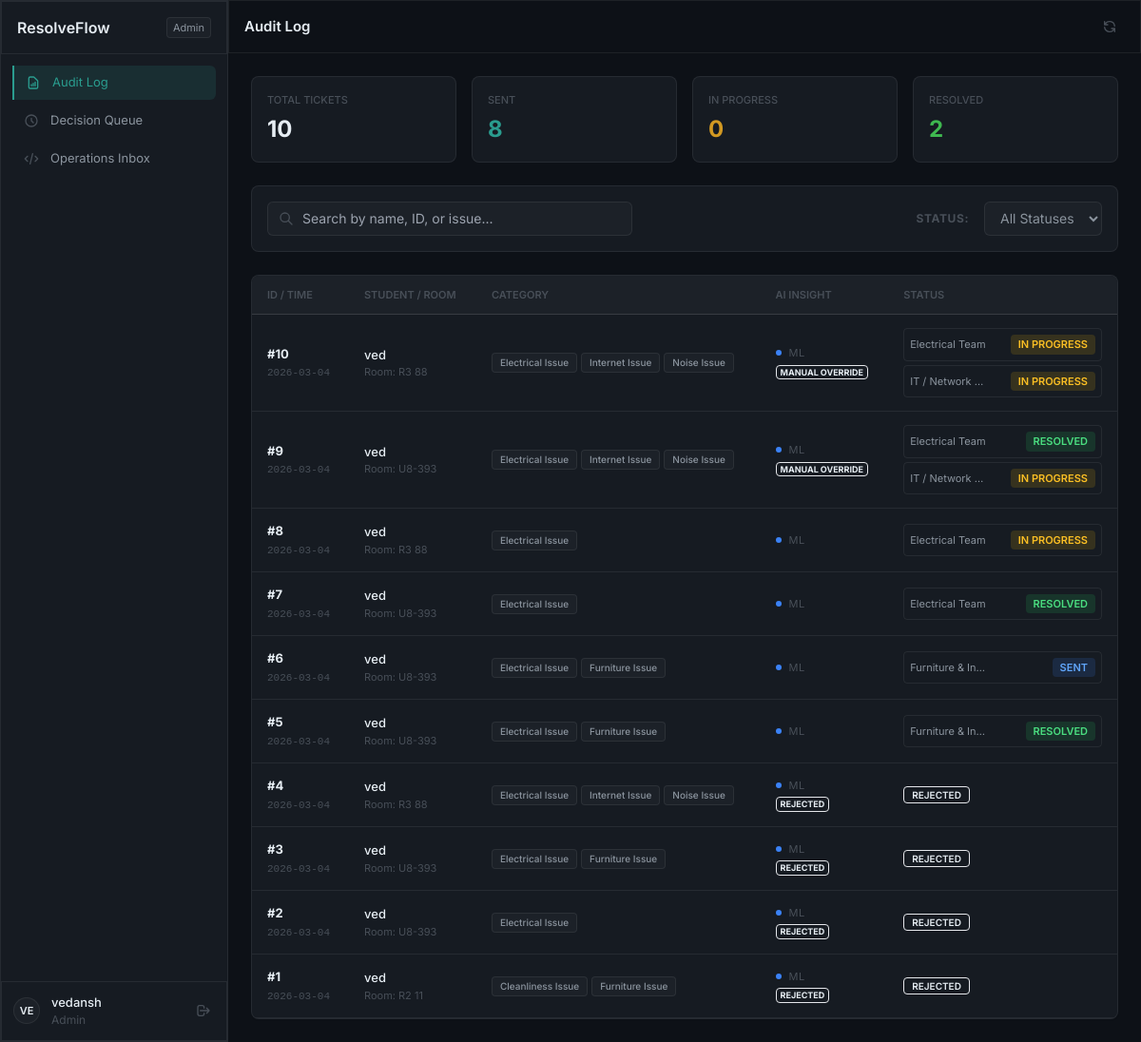
The page /admin (signed in) on the database its author committed.
### tables this page shows
CREATE TABLE users (
        id INTEGER PRIMARY KEY AUTOINCREMENT,
        username TEXT UNIQUE NOT NULL,
        password_hash TEXT NOT NULL,
        role TEXT NOT NULL DEFAULT 'student',
        profile_info TEXT
    );

CREATE TABLE complaints (
        id INTEGER PRIMARY KEY AUTOINCREMENT,
        student_name TEXT NOT NULL,
        student_id TEXT,
        complaint_text TEXT NOT NULL,
        predicted_issues TEXT,
        predicted_urgency TEXT,
        confidence_scores TEXT,
        routing_decision TEXT,
        routed_team TEXT,
        model_type TEXT,
        status TEXT DEFAULT 'SENT',
        timestamp TEXT NOT NULL
    , admin_notes TEXT, final_status_time TEXT, room_number TEXT, assignment_source TEXT, review_status TEXT DEFAULT 'PENDING', corrected_issues TEXT, corrected_urgency TEXT, corrected_team TEXT, review_notes TEXT, review_timestamp TEXT, user_id INTEGER, rating INTEGER, feedback TEXT);

CREATE TABLE assignments (
        id INTEGER PRIMARY KEY AUTOINCREMENT,
        complaint_id INTEGER,
        team TEXT,
        issue_label TEXT,
        confidence REAL,
        status TEXT DEFAULT 'SENT',
        notes TEXT,
        timestamp TEXT, sla_class TEXT,
        FOREIGN KEY(complaint_id) REFERENCES complaints(id)
    );

### web/app.py (the view)
@app.route('/admin')
@login_required
def admin():
    if current_user.role != 'admin':
        return redirect(url_for('home'))
    complaints = get_all_complaints()
    assignments_map = {}
    all_assignments = get_assignments()
    for a in all_assignments:
        cid = a['complaint_id']
        if cid not in assignments_map: assignments_map[cid] = []
        assignments_map[cid].append(a)
    stats = get_dashboard_stats()
    return render_template('admin.html', complaints=complaints, assignments_map=assignments_map, stats=stats, is_student=False)

### frontend/templates/admin.html (shortened to what this page needs)
{% extends "base.html" %}
{% block nav %}
<a href="/admin" class="nav-item active">
    <svg class="w-4 h-4 text-accent" fill="none" stroke="currentColor" viewBox="0 0 24 24">
        <path stroke-linecap="round" stroke-linejoin="round" stroke-width="2"
            d="M9 17v-2m3 2v-4m3 4v-6m2 10H7a2 2 0 01-2-2V5a2 2 0 012-2h5.586a1 1 0 01.707.293l5.414 5.414a1 1 0 01.293.707V19a2 2 0 01-2 2z" />
    </svg>
    Audit Log
</a>
<a href="/decision-queue" class="nav-item">
    <svg class="w-4 h-4 text-muted group-hover:text-secondary transition-colors" fill="none" stroke="currentColor"
        viewBox="0 0 24 24">
        <path stroke-linecap="round" stroke-linejoin="round" stroke-width="2"
            d="M12 8v4l3 3m6-3a9 9 0 11-18 0 9 9 0 0118 0z" />
    </svg>
    Decision Queue
</a>
<a href="/assignments" class="nav-item">
    <svg class="w-4 h-4 text-muted group-hover:text-secondary transition-colors" fill="none" stroke="currentColor"
        viewBox="0 0 24 24">
        <path stroke-linecap="round" stroke-linejoin="round" stroke-width="2"
            d="M10 20l4-16m4 4l4 4-4 4M6 16l-4-4 4-4" />
    </svg>
    Operations Inbox
</a>
{% endblock %}
{% block page_title %}Audit Log{% endblock %}
{% block content %}
<div class="p-6 space-y-6">
    <div class="grid grid-cols-1 md:grid-cols-4 gap-4">
        <div class="stat-card">
            <p class="stat-label">Total Tickets</p>
            <p class="stat-value">{{ stats.total }}</p>
        </div>
        <div class="stat-card">
            <p class="stat-label">Sent</p>
            <p class="stat-value accent">{{ stats.sent }}</p>
        </div>
        <div class="stat-card">
            <p class="stat-label">In Progress</p>
            <p class="stat-value warning">{{ stats.in_progress }}</p>
        </div>
        <div class="stat-card">
            <p class="stat-label">Resolved</p>
            <p class="stat-value success">{{ stats.resolved }}</p>
        </div>
    </div>
    <div
        class="bg-surface border border-subtle rounded-lg p-4 flex flex-col md:flex-row gap-4 items-center justify-between">
        <div class="relative w-full md:w-96">
            <input type="text" id="audit-search" placeholder="Search by name, ID, or issue..."
                class="w-full bg-elevated border border-subtle rounded-md h-9 pl-9 pr-4 text-sm focus:outline-none focus:border-accent interactive">
            <svg class="w-4 h-4 text-muted absolute left-3 top-2.5" fill="none" stroke="currentColor"
                viewBox="0 0 24 24">
                <path stroke-linecap="round" stroke-linejoin="round" stroke-width="2"
                    d="M21 21l-6-6m2-5a7 7 0 11-14 0 7 7 0 0114 0z" />
            </svg>
        </div>
        <div class="flex items-center gap-2 overflow-x-auto pb-1 md:pb-0 no-scrollbar">
            <span class="text-xs font-bold text-muted uppercase tracking-wider mr-2">Status:</span>
            <select id="status-filter"
                class="bg-elevated border border-subtle rounded-md h-9 px-3 text-sm text-secondary focus:outline-none focus:border-accent interactive">
                <option value="ALL">All Statuses</option>
            </select>
        </div>
    </div>
    <div class="bg-surface border border-subtle rounded-lg overflow-hidden shadow-sm">
        <div class="overflow-x-auto">
            <table id="audit-table">
                <thead>
                    <tr>
                        <th>ID / Time</th>
                        <th>Student / Room</th>
                        <th>Category</th>
                        <th>AI Insight</th>
                        <th>Status</th>
                    </tr>
                </thead>
                <tbody class="divide-y divide-subtle">
                    {% for c in complaints %}
                    <tr class="interactive assignment-row"
                        data-status="{% if c.review_status == 'REJECTED' %}REJECTED{% else %}{{ c.status }}{% endif %}">
                        <td class="whitespace-nowrap">
                            <p class="font-bold text-primary">#{{ c.id }}</p>
                            <p class="text-[11px] text-muted font-mono mt-0.5">{{ c.timestamp[:10] }}</p>
                        </td>
                        <td class="whitespace-nowrap">
                            <p class="font-medium text-primary">{{ c.student_name }}</p>
                            <p class="text-[11px] text-muted">Room: {{ c.room_number or '--' }}</p>
                        </td>
                        <td>
                            <div class="flex flex-wrap gap-1">
                                {% for issue in c.corrected_issues or c.predicted_issues %}
                                <span
                                    class="bg-elevated border border-subtle text-secondary text-[10px] px-2 py-0.5 rounded font-medium">
                                    {{ issue.replace('_', ' ').title() }}
                                </span>
                                {% endfor %}
                            </div>
                        </td>
                        <td>
                            <div class="flex items-center gap-2">
                                <span
                                    class="w-1.5 h-1.5 rounded-full {% if c.model_type == 'DL' %}bg-purple-500{% else %}bg-blue-500{% endif %}"></span>
                                <span class="text-[11px] text-muted uppercase tracking-wider">
                                    {{ c.model_type or 'ML' }}
                                </span>
                            </div>
                            {% if c.review_status == 'OVERRIDDEN' %}
                            <span
                                class="text-[9px] font-bold text-warning uppercase border border-warning/30 px-1 rounded mt-1 inline-block">Manual
                                Override</span>
                            {% elif c.review_status == 'REJECTED' %}
                            <span
                                class="text-[9px] font-bold text-danger uppercase border border-danger/30 px-1 rounded mt-1 inline-block">Rejected</span>
                            {% endif %}
                        </td>
                        <td class="whitespace-nowrap">
                            <div class="space-y-1">
                                {% set assignments = assignments_map.get(c.id, []) %}
                                {% for a in assignments %}
                                <div
                                    class="flex items-center justify-between gap-4 bg-base/50 p-1.5 rounded border border-subtle">
                                    <span class="text-[11px] text-secondary truncate max-w-[80px]">{{ a.team }}</span>
                                    <span class="status-badge
                                        {% if a.status == 'SENT' %}status-sent
                                        {% elif a.status == 'IN_PROGRESS' %}status-inprogress
                                        {% elif a.status == 'RESOLVED' %}status-resolved{% endif %}">
                                        {{ a.status.replace('_', ' ') }}
                                    </span>
                                </div>
                                {% else %}
                                {% if c.review_status == 'REJECTED' %}
                                <span
                                    class="status-badge bg-danger/10 text-danger border border-danger/20 text-[10px]">REJECTED</span>
                                {% else %}
                                <span class="text-[11px] text-muted italic">Triage Pending</span>
                                {% endif %}
                                {% endfor %}
                            </div>
                        </td>
                    </tr>
                    {% endfor %}
                </tbody>
            </table>
        </div>
    </div>
</div>
{% endblock %}

### frontend/templates/base.html (shortened to what this page needs)
<!DOCTYPE html>
<html lang="en" class="{% if is_student %}student-theme{% endif %}">
<head>
    <script src="https://cdn.tailwindcss.com"></script>
    <link rel="stylesheet" href="{{ url_for('static', filename='css/main.css') }}">
</head>
<body class="bg-base text-primary h-screen flex flex-col md:flex-row overflow-hidden">
    <aside id="sidebar"
        class="fixed md:relative w-[240px] h-full bg-surface border-r border-subtle z-30 transition-transform duration-300 -translate-x-full md:translate-x-0 flex flex-col shrink-0">
        <div class="h-[56px] flex items-center px-4 justify-between border-b border-subtle">
            <span class="text-[16px] font-semibold text-primary">ResolveFlow</span>
            <span class="role-badge">{{ user.role.capitalize() if user.is_authenticated else 'Admin' }}</span>
        </div>
        <nav class="flex-1 p-3 space-y-1 overflow-y-auto custom-scrollbar">
            {% block nav %}{% endblock %}
        </nav>
        <div class="p-3 border-t border-subtle flex-shrink-0">
            <div class="flex items-center gap-3">
                <div
                    class="w-7 h-7 rounded-full bg-elevated flex items-center justify-center text-primary text-[11px] font-semibold border border-subtle">
                    {% set initials = (user.username[0:2].upper()) if user.is_authenticated else 'AD' %}
                    {{ initials }}
                </div>
                <div class="flex-1 min-w-0">
                    <p class="text-[13px] font-medium text-primary truncate">{{ user.username if user.is_authenticated
                        else 'Admin' }}</p>
                    <p class="text-[12px] text-muted truncate">{{ user.role.capitalize() if user.is_authenticated else
                        'Admin' }}</p>
                </div>
                <a href="{{ url_for('logout') }}" class="text-muted hover:text-danger transition-colors p-1"
                    title="Logout">
                    <svg class="w-4 h-4" fill="none" stroke="currentColor" viewBox="0 0 24 24">
                        <path stroke-linecap="round" stroke-linejoin="round" stroke-width="2"
                            d="M17 16l4-4m0 0l-4-4m4 4H7m6 4v1a3 3 0 01-3 3H6a3 3 0 01-3-3V7a3 3 0 013-3h4a3 3 0 013 3v1" />
                    </svg>
                </a>
            </div>
        </div>
    </aside>
    <div class="flex-1 flex flex-col min-w-0">
        <header class="h-[56px] bg-base border-b border-subtle flex items-center px-4 shrink-0">
            <h1 class="text-[15px] font-semibold text-primary">{% block page_title %}{% endblock %}</h1>
            <div class="ml-auto flex items-center gap-2">
                <button onclick="window.location.reload()"
                    class="p-2 text-muted hover:text-primary transition-colors rounded-md hover:bg-elevated"
                    title="Refresh">
                    <svg class="w-4 h-4" fill="none" stroke="currentColor" viewBox="0 0 24 24">
                        <path stroke-linecap="round" stroke-linejoin="round" stroke-width="2"
                            d="M4 4v5h.582m15.356 2A8.001 8.001 0 004.582 9m0 0H9m11 11v-5h-.581m0 0a8.003 8.003 0 01-15.357-2m15.357 2H15" />
                    </svg>
                </button>
            </div>
        </header>
        <main class="flex-1 overflow-y-auto custom-scrollbar bg-base relative">
            {% block content %}{% endblock %}
        </main>
    </div>
</body>
</html>

### rows shown on the page
users: role "Admin", username "vedansh"
complaints: id "10", timestamp "2026-03-04", student_name "ved", room_number "R3 88", replace "Electrical Issue" "Internet Issue" "Noise Issue", model_type "ML", review_status "MANUAL OVERRIDE"
assignments: team "Electrical Team", status.replace "IN PROGRESS"
assignments: team "IT / Network…", status.replace "IN PROGRESS"
complaints: id "9", timestamp "2026-03-04", student_name "ved", room_number "U8-393", replace "Electrical Issue" "Internet Issue" "Noise Issue", model_type "ML", review_status "MANUAL OVERRIDE"
assignments: team "Electrical Team", status.replace "RESOLVED"
assignments: team "IT / Network…", status.replace "IN PROGRESS"
complaints: id "8", timestamp "2026-03-04", student_name "ved", room_number "R3 88", replace "Electrical Issue", model_type "ML"
assignments: team "Electrical Team", status.replace "IN PROGRESS"
complaints: id "7", timestamp "2026-03-04", student_name "ved", room_number "U8-393", replace "Electrical Issue", model_type "ML"
assignments: team "Electrical Team", status.replace "RESOLVED"
complaints: id "6", timestamp "2026-03-04", student_name "ved", room_number "U8-393", replace "Electrical Issue" "Furniture Issue", model_type "ML"
assignments: team "Furniture & In…", status.replace "SENT"
complaints: id "5", timestamp "2026-03-04", student_name "ved", room_number "U8-393", replace "Electrical Issue" "Furniture Issue", model_type "ML"
assignments: team "Furniture & In…", status.replace "RESOLVED"
complaints: id "4", timestamp "2026-03-04", student_name "ved", room_number "R3 88", replace "Electrical Issue" "Internet Issue" "Noise Issue", model_type "ML", review_status "REJECTED"
complaints: id "3", timestamp "2026-03-04", student_name "ved", room_number "U8-393", replace "Electrical Issue" "Furniture Issue", model_type "ML", review_status "REJECTED"
complaints: id "2", timestamp "2026-03-04", student_name "ved", room_number "U8-393", replace "Electrical Issue", model_type "ML", review_status "REJECTED"
complaints: id "1", timestamp "2026-03-04", student_name "ved", room_number "R2 11", replace "Cleanliness Issue" "Furniture Issue", model_type "ML", review_status "REJECTED"

### other values the page prints
{{ initials }} "VE"
{{ stats.total }} "10"
{{ stats.sent }} "8"
{{ stats.in_progress }} "0"
{{ stats.resolved }} "2"
